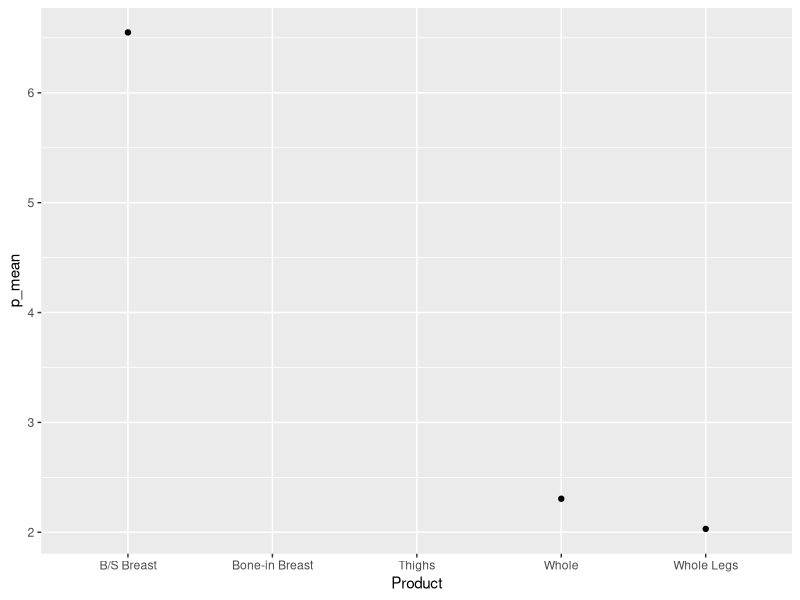
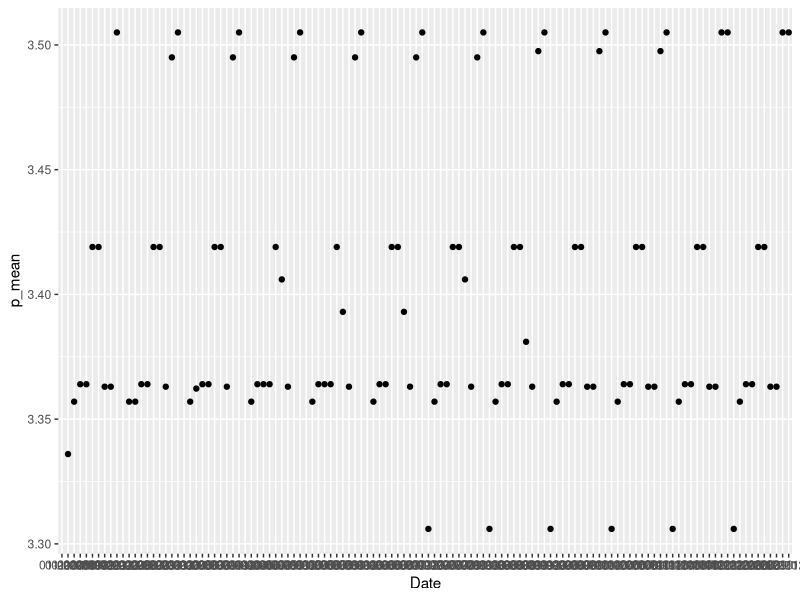

Source code (R) for these figures, in order:
## ---- chunk 1
#| label: setup
#| warning: false
#| message: false

library(tidyverse)

knitr::opts_chunk$set(echo = TRUE, warning=FALSE, message=FALSE)
## ---- chunk 2
abc_data <- read.csv('_data/poultry_tidy.csv')
abc_data


## ---- chunk 3
abc_data$Date <- format(as.Date(paste0(abc_data$Month, abc_data$Year, "01"), format="%b%Y%d"), "%m-%Y")
abc_data

## ---- chunk 4
product_groups<-group_by(abc_data,Product)
abc_data.p_by_product<-summarise(product_groups,
          p_mean=mean(Price_Dollar),
          p_median=median(Price_Dollar),
          n=n())
abc_data.p_by_product<-arrange(abc_data.p_by_product,Product)
head(abc_data.p_by_product)
## ---- chunk 5
ggplot(aes(Product,p_mean),data=abc_data.p_by_product) +
 geom_point()
## ---- chunk 6
date_groups<-group_by(abc_data,Date)
abc_data.d_by_product<-summarise(date_groups,
          p_mean=mean(Price_Dollar),
          p_median=median(Price_Dollar),
          n=n())
abc_data.d_by_product<-arrange(abc_data.d_by_product,Date)
head(abc_data.d_by_product)
## ---- chunk 7
ggplot(aes(Date,p_mean),data=abc_data.d_by_product) +
 geom_point()
